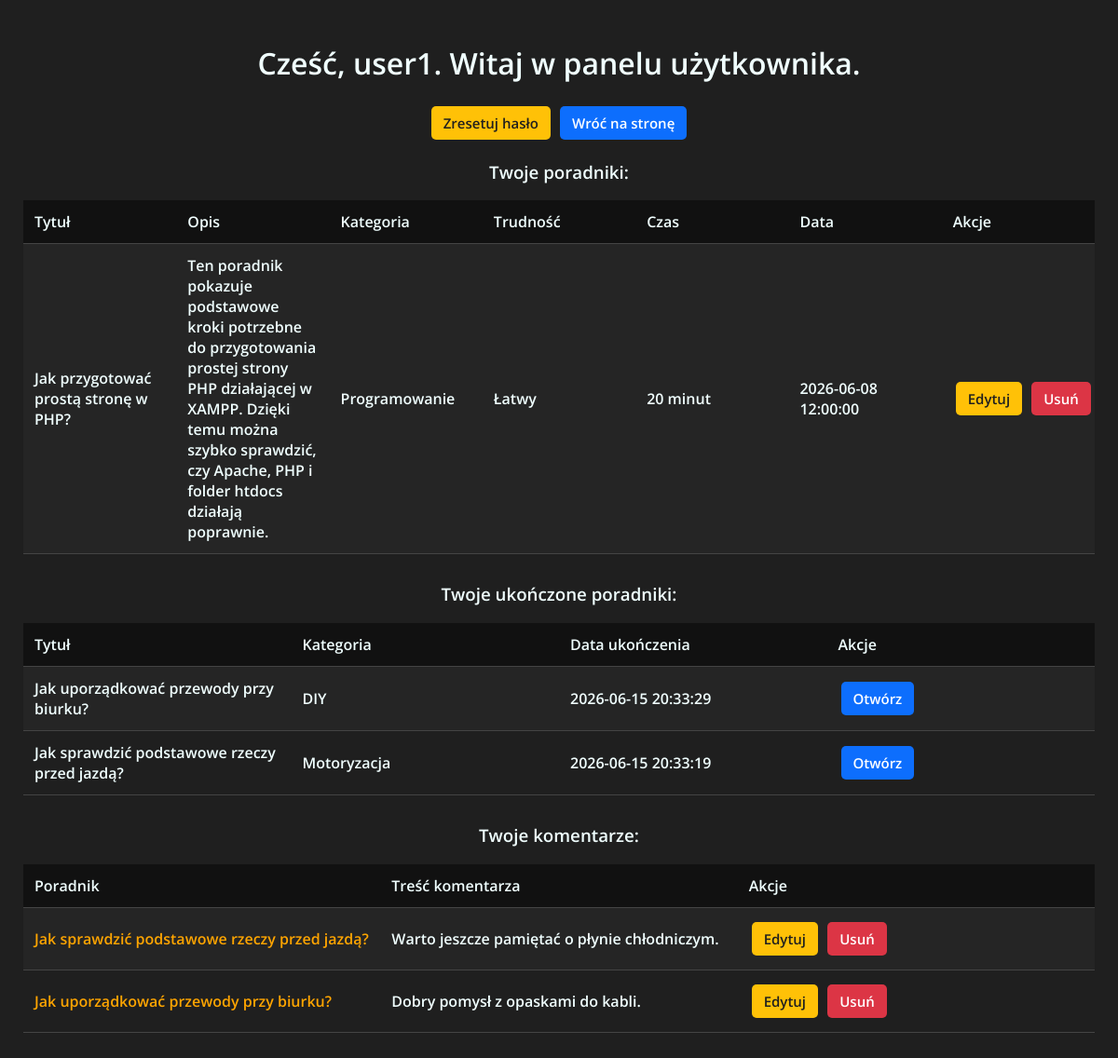
Screenshot of /settings.php (signed in) with the database file from the repository.
### tables this page shows
CREATE TABLE `posty` (
  `id_posta` int(11) NOT NULL,
  `id_uzytkownika` int(11) DEFAULT NULL,
  `tytul` varchar(255) NOT NULL,
  `tresc` varchar(10000) NOT NULL,
  `kategoria` varchar(255) NOT NULL,
  `data_utworzenia` datetime NOT NULL DEFAULT current_timestamp(),
  `zdjecie` varchar(255) NOT NULL,
  `poziom_trudnosci` varchar(30) NOT NULL,
  `czas_wykonania` varchar(50) NOT NULL
);

CREATE TABLE `ukonczone_poradniki` (
  `id` int(11) NOT NULL,
  `id_uzytkownika` int(11) NOT NULL,
  `id_posta` int(11) NOT NULL,
  `data_ukonczenia` datetime NOT NULL DEFAULT current_timestamp()
);

CREATE TABLE `komentarze` (
  `id_komentarza` int(11) NOT NULL,
  `id_uzytkownika` int(11) NOT NULL,
  `id_posta` int(11) NOT NULL,
  `tresc_komentarza` varchar(1000) NOT NULL
);

### settings.php (the view, shortened to what this page needs)
<?php
require_once "sesja.php";
$id_uzytkownika = (int)$_SESSION["id"];
$stmt = $polaczenie->prepare("SELECT id_posta, tytul, tresc, kategoria, data_utworzenia, poziom_trudnosci, czas_wykonania FROM posty WHERE id_uzytkownika = ? ORDER BY data_utworzenia DESC, id_posta DESC");
$stmt->bind_param("i", $id_uzytkownika);
$stmt->execute();
$result = $stmt->get_result();
$stmt2 = $polaczenie->prepare("SELECT komentarze.id_komentarza, komentarze.id_posta, komentarze.tresc_komentarza, posty.tytul AS tytul_posta FROM komentarze JOIN posty ON komentarze.id_posta = posty.id_posta WHERE komentarze.id_uzytkownika = ? ORDER BY komentarze.id_komentarza DESC");
$stmt2->bind_param("i", $id_uzytkownika);
$stmt2->execute();
$result2 = $stmt2->get_result();
$stmt3 = $polaczenie->prepare("SELECT ukonczone_poradniki.data_ukonczenia, posty.id_posta, posty.tytul, posty.kategoria FROM ukonczone_poradniki JOIN posty ON ukonczone_poradniki.id_posta = posty.id_posta WHERE ukonczone_poradniki.id_uzytkownika = ? ORDER BY ukonczone_poradniki.data_ukonczenia DESC");
$stmt3->bind_param("i", $id_uzytkownika);
$stmt3->execute();
$result3 = $stmt3->get_result();
?>
<!DOCTYPE html>
<html lang="pl">
<head>
    <link rel="stylesheet" href="styl.css">
</head>
<body>
    <div class="settings-container">
        <h1>Cześć, <b><?php echo htmlspecialchars($_SESSION["username"]); ?></b>. Witaj w panelu użytkownika.</h1>
        <p>
            <a href="reset-haslo.php" class="btn btn-warning">Zresetuj hasło</a>
            <a href="welcome.php" class="btn btn-primary">Wróć na stronę</a>
        </p>
        <h3>Twoje poradniki:</h3>
        <div class="table-wrapper">
            <table class="posts-table">
                <tr>
                    <th>Tytuł</th>
                    <th>Opis</th>
                    <th>Kategoria</th>
                    <th>Trudność</th>
                    <th>Czas</th>
                    <th>Data</th>
                    <th>Akcje</th>
                </tr>
                <?php if ($result->num_rows > 0): ?>
                    <?php while ($row = $result->fetch_assoc()): ?>
                        <tr>
                            <td><?php echo htmlspecialchars($row['tytul']); ?></td>
                            <td><?php echo htmlspecialchars($row['tresc']); ?></td>
                            <td><?php echo htmlspecialchars($row['kategoria']); ?></td>
                            <td><?php echo htmlspecialchars($row['poziom_trudnosci']); ?></td>
                            <td><?php echo htmlspecialchars($row['czas_wykonania']); ?></td>
                            <td><?php echo htmlspecialchars($row['data_utworzenia']); ?></td>
                            <td>
                                <a href="edytowaniepost.php?id=<?php echo (int)$row['id_posta']; ?>" class="btn btn-warning btn-sm">Edytuj</a>
                                <a href="usuwaniepost.php?id=<?php echo (int)$row['id_posta']; ?>" class="btn btn-danger btn-sm" onclick="return confirm('Na pewno chcesz usunąć ten poradnik?')">Usuń</a>
                            </td>
                        </tr>
                    <?php endwhile; ?>
                <?php else: ?>
                    <tr><td colspan="7"><div class="alert alert-info">Nie masz jeszcze żadnych poradników.</div></td></tr>
                <?php endif; ?>
            </table>
        </div>
        <h3>Twoje ukończone poradniki:</h3>
        <div class="table-wrapper">
            <table class="posts-table">
                <tr>
                    <th>Tytuł</th>
                    <th>Kategoria</th>
                    <th>Data ukończenia</th>
                    <th>Akcje</th>
                </tr>
                <?php if ($result3->num_rows > 0): ?>
                    <?php while ($ukonczony = $result3->fetch_assoc()): ?>
                        <tr>
                            <td><?php echo htmlspecialchars($ukonczony['tytul']); ?></td>
                            <td><?php echo htmlspecialchars($ukonczony['kategoria']); ?></td>
                            <td><?php echo htmlspecialchars($ukonczony['data_ukonczenia']); ?></td>
                            <td><a href="post.php?id=<?php echo (int)$ukonczony['id_posta']; ?>" class="btn btn-primary btn-sm">Otwórz</a></td>
                        </tr>
                    <?php endwhile; ?>
                <?php else: ?>
                    <tr><td colspan="4"><div class="alert alert-info">Nie masz jeszcze ukończonych poradników.</div></td></tr>
                <?php endif; ?>
            </table>
        </div>
        <h3>Twoje komentarze:</h3>
        <div class="table-wrapper">
            <table class="posts-table">
                <tr>
                    <th>Poradnik</th>
                    <th>Treść komentarza</th>
                    <th>Akcje</th>
                </tr>
                <?php if ($result2->num_rows > 0): ?>
                    <?php while ($komentarz = $result2->fetch_assoc()): ?>
                        <tr>
                            <td>
                                <a href="post.php?id=<?php echo (int)$komentarz['id_posta']; ?>">
                                    <?php echo htmlspecialchars($komentarz['tytul_posta']); ?>
                                </a>
                            </td>
                            <td><?php echo htmlspecialchars($komentarz['tresc_komentarza']); ?></td>
                            <td>
                                <a href="edytowaniekomentarza.php?id=<?php echo (int)$komentarz['id_komentarza']; ?>" class="btn btn-warning btn-sm">Edytuj</a>
                                <a href="usuwaniekomentarza.php?id=<?php echo (int)$komentarz['id_komentarza']; ?>" class="btn btn-danger btn-sm" onclick="return confirm('Na pewno chcesz usunąć ten komentarz?');">Usuń</a>
                            </td>
                        </tr>
                    <?php endwhile; ?>
                <?php else: ?>
                    <tr><td colspan="3"><div class="alert alert-info">Nie masz jeszcze żadnych komentarzy.</div></td></tr>
                <?php endif; ?>
            </table>
        </div>
    </div>
</body>
</html>

### styl.css (style rules this page uses)
* { font-family: "Open Sans", sans-serif; font-optical-sizing: auto; font-weight: 600; font-style: normal; font-variation-settings: "wdth" 100; }
body { background-color: #1f1f1f; margin: 0; color: azure; }
a { color: orange; text-decoration: none; }
table th { color: azure; }
table td { color: azure; }
html { box-sizing: border-box; }
*, *::before, *::after { box-sizing: inherit; }
table { width: 100%; }
.settings-container { width: 100%; max-width: 1200px; margin: 0 auto; padding: 20px; }
.table-wrapper { width: 100%; overflow-x: auto; }
.posts-table { width: 100%; display: table; table-layout: fixed; white-space: normal; margin-bottom: 0; }
.posts-table th, .posts-table td { vertical-align: middle; word-wrap: break-word; overflow-wrap: anywhere; }
.posts-table td:last-child { white-space: nowrap; }
.wrapper, .settings-container { background-color: #1f1f1f; }
.settings-container { width: 100%; max-width: 1200px; margin: 0 auto; padding: 25px; color: azure; text-align: center; }
.btn, .wrapper input[type="submit"], .wrapper input[type="reset"], .settings-container button, .settings-container input[type="submit"], .settings-container a.btn { display: inline-block; padding: 8px 13px; border: none; border-radius: 5px; cursor: pointer; text-decoration: none; font-size: 15px; margin: 3px; }
.btn-primary, .wrapper input[type="submit"], .settings-container input[type="submit"] { background-color: #0d6efd; color: white; }
.btn-warning { background-color: #ffc107; color: #1f1f1f; }
.btn-danger { background-color: #dc3545; color: white; }
.btn-sm { padding: 6px 9px; font-size: 14px; }
.table-wrapper { width: 100%; overflow-x: auto; margin-bottom: 30px; }
.posts-table { width: 100%; border-collapse: collapse; table-layout: fixed; background-color: #1f1f1f; }
.posts-table th, .posts-table td { padding: 12px; border-bottom: 1px solid #444; color: azure; text-align: left; vertical-align: middle; word-wrap: break-word; overflow-wrap: anywhere; }
.posts-table th { background-color: #111; }
.posts-table tr:nth-child(even) { background-color: #252525; }

### rows the page displays
posty: tytul "Jak przygotować prostą stronę w PHP?", tresc "Ten poradnik pokazuje podstawowe kroki potrzebne do przygotowania prostej strony PHP działającej w XAMPP. Dzięki temu można szybko sprawdzić, czy Apache, PHP i folder htdocs działają poprawnie.", kategoria "Programowanie", poziom_trudnosci "Łatwy", czas_wykonania "20 minut", data_utworzenia "2026-06-08 12:00:00"
ukonczone_poradniki: id_posta.tytul "Jak uporządkować przewody przy biurku?", id_posta.kategoria "DIY", data_ukonczenia "2026-06-15 20:33:29"
ukonczone_poradniki: id_posta.tytul "Jak sprawdzić podstawowe rzeczy przed jazdą?", id_posta.kategoria "Motoryzacja", data_ukonczenia "2026-06-15 20:33:19"
komentarze: id_posta.tytul "Jak sprawdzić podstawowe rzeczy przed jazdą?", tresc_komentarza "Warto jeszcze pamiętać o płynie chłodniczym."
komentarze: id_posta.tytul "Jak uporządkować przewody przy biurku?", tresc_komentarza "Dobry pomysł z opaskami do kabli."

### other values shown
$_SESSION["username"] "user1"
